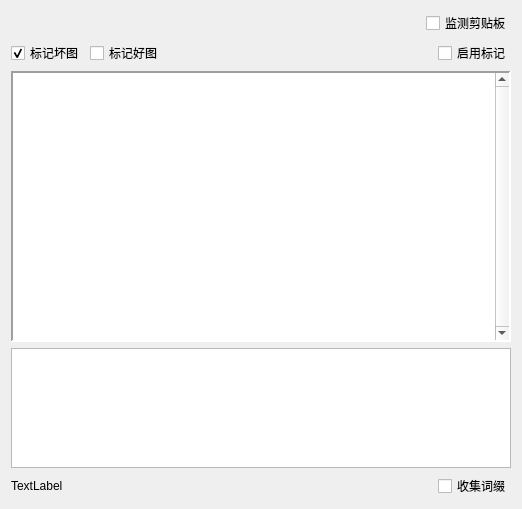
<?xml version="1.0" encoding="UTF-8"?>
<ui version="4.0">
 <class>Form</class>
 <widget class="QWidget" name="Form">
  <property name="geometry">
   <rect>
    <x>0</x>
    <y>0</y>
    <width>522</width>
    <height>509</height>
   </rect>
  </property>
  <property name="windowTitle">
   <string>Form</string>
  </property>
  <layout class="QVBoxLayout" name="verticalLayout">
   <item>
    <layout class="QHBoxLayout" name="horizontalLayout">
     <item>
      <spacer name="horizontalSpacer">
       <property name="orientation">
        <enum>Qt::Horizontal</enum>
       </property>
       <property name="sizeHint" stdset="0">
        <size>
         <width>40</width>
         <height>20</height>
        </size>
       </property>
      </spacer>
     </item>
     <item>
      <widget class="QCheckBox" name="checkBox_spy_clipboard">
       <property name="text">
        <string>监测剪贴板</string>
       </property>
       <property name="checked">
        <bool>false</bool>
       </property>
      </widget>
     </item>
    </layout>
   </item>
   <item>
    <layout class="QHBoxLayout" name="horizontalLayout_3">
     <item>
      <widget class="QCheckBox" name="checkBox_mark_bad_map">
       <property name="text">
        <string>标记坏图</string>
       </property>
       <property name="checked">
        <bool>true</bool>
       </property>
      </widget>
     </item>
     <item>
      <widget class="QCheckBox" name="checkBox_mark_good_map">
       <property name="text">
        <string>标记好图</string>
       </property>
      </widget>
     </item>
     <item>
      <spacer name="horizontalSpacer_2">
       <property name="orientation">
        <enum>Qt::Horizontal</enum>
       </property>
       <property name="sizeHint" stdset="0">
        <size>
         <width>40</width>
         <height>20</height>
        </size>
       </property>
      </spacer>
     </item>
     <item>
      <widget class="QCheckBox" name="checkBox_enable_map_mark">
       <property name="text">
        <string>启用标记</string>
       </property>
      </widget>
     </item>
    </layout>
   </item>
   <item>
    <widget class="QPlainTextEdit" name="plainTextEdit_item_detail">
     <property name="enabled">
      <bool>true</bool>
     </property>
     <property name="frameShape">
      <enum>QFrame::Panel</enum>
     </property>
     <property name="lineWidth">
      <number>2</number>
     </property>
     <property name="verticalScrollBarPolicy">
      <enum>Qt::ScrollBarAlwaysOn</enum>
     </property>
     <property name="horizontalScrollBarPolicy">
      <enum>Qt::ScrollBarAlwaysOff</enum>
     </property>
     <property name="readOnly">
      <bool>true</bool>
     </property>
    </widget>
   </item>
   <item>
    <widget class="QTextEdit" name="textEdit_fenxi_result">
     <property name="sizePolicy">
      <sizepolicy hsizetype="Expanding" vsizetype="Expanding">
       <horstretch>0</horstretch>
       <verstretch>0</verstretch>
      </sizepolicy>
     </property>
     <property name="maximumSize">
      <size>
       <width>16777215</width>
       <height>120</height>
      </size>
     </property>
     <property name="readOnly">
      <bool>true</bool>
     </property>
    </widget>
   </item>
   <item>
    <layout class="QHBoxLayout" name="horizontalLayout_2">
     <item>
      <widget class="QLabel" name="label_app_status">
       <property name="text">
        <string>TextLabel</string>
       </property>
      </widget>
     </item>
     <item>
      <widget class="QCheckBox" name="checkBox_collect_mods">
       <property name="sizePolicy">
        <sizepolicy hsizetype="Fixed" vsizetype="Fixed">
         <horstretch>0</horstretch>
         <verstretch>0</verstretch>
        </sizepolicy>
       </property>
       <property name="text">
        <string>收集词缀</string>
       </property>
      </widget>
     </item>
    </layout>
   </item>
  </layout>
 </widget>
 <resources/>
 <connections/>
</ui>
